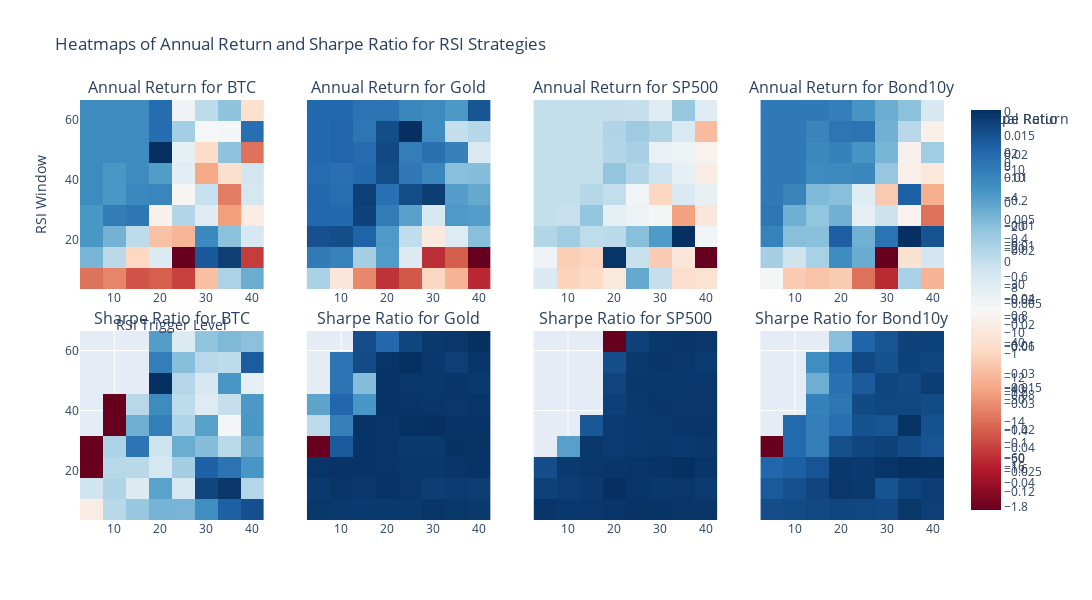

Here is the notebook cell this chart was saved with:
### Markdown cell above
RSI

### Code cell
# Parameters
windows = list(range(7, 70, 7))  # RSI window sizes
rsi_triggers = range(5, 45, 5)  # RSI trigger levels
tp = 2  # Take profit multiplier
sl = tp  # Stop loss multiplier
leverage = 1
initial_capital = 10000.0

# Initialize lists to collect results
results_list = []
returns = []

for asset in df.columns:
    # Loop over RSI window and RSI trigger levels
    for w in windows:
        for rsi in rsi_triggers:
            # Generate signals
            #print("Asset",asset,w,rsi)
            signals = rsi_strategy_with_tp_sl(data=df[asset], rsi_window=w, overbought=100 - rsi, oversold=rsi, close_on_50=True,tp_pct=0.02, sl_pct=0.02)
            
            # Calculate return
            r = signals['price'].pct_change(fill_method=None) * signals['signal']
            
            # Backtest the portfolio
            portfolio = backtest_strategy(signals, leverage, initial_capital)
            
            # Calculate cumulative return and Sharpe ratio
            metric_result = calculate_metrics(r)
            
            # Append results to the list
            results_list.append({
                'Asset': asset,
                'RSI_Window': w,
                'RSI_Trigger': rsi,
                'Annual_Return': metric_result['annual_return'],
                'Sharpe_Ratio': metric_result['sharpe_ratio'],
            })
            
            # Store strategy returns for comparison
            strategy_name = f'{asset}_rsi_w{w}_rsi{rsi}'
            returns.append(r.rename(strategy_name))

# Convert results to a DataFrame for analysis
results = pd.DataFrame(results_list)
strategy_rsi = pd.concat(returns, axis=1)

# Create subplot titles dynamically
subplot_titles = []
for metric in ["Annual Return", "Sharpe Ratio"]:
    for asset in df.columns:
        subplot_titles.append(f"{metric} for {asset}")

# Create subplots: 1 row for returns and 1 row for Sharpe ratios
fig = make_subplots(
    rows=2, cols=len(df.columns),
    subplot_titles=subplot_titles,
    shared_yaxes=True,
    vertical_spacing=0.1
)

# Add heatmaps for each asset
for idx, asset in enumerate(results['Asset'].unique()):
    asset_data = results[results['Asset'] == asset]

    # Annual Return Heatmap
    pivot_return = asset_data.pivot(index='RSI_Window', columns='RSI_Trigger', values='Annual_Return')
    heatmap_return = go.Heatmap(
        z=pivot_return.values,
        x=pivot_return.columns,
        y=pivot_return.index,
        colorscale="RdBu",
        colorbar=dict(title="Annual Return") if idx == 0 else None,
    )
    fig.add_trace(heatmap_return, row=1, col=idx + 1)

    # Sharpe Ratio Heatmap
    pivot_sharpe = asset_data.pivot(index='RSI_Window', columns='RSI_Trigger', values='Sharpe_Ratio')
    heatmap_sharpe = go.Heatmap(
        z=pivot_sharpe.values,
        x=pivot_sharpe.columns,
        y=pivot_sharpe.index,
        colorscale="RdBu",
        colorbar=dict(title="Sharpe Ratio") if idx == 0 else None,
    )
    fig.add_trace(heatmap_sharpe, row=2, col=idx + 1)

# Update layout
fig.update_layout(
    height=600,
    width=1200,
    title_text="Heatmaps of Annual Return and Sharpe Ratio for RSI Strategies",
    xaxis_title="RSI Trigger Level",
    yaxis_title="RSI Window",
    template="plotly"
)

# Show the figure
fig.show()

### Figure 1 — Plotly figure (JSON) as saved in the notebook; plotly's stock layout.template omitted (floating-point values rounded to 4 significant figures)
{"data": [{"colorbar": {"title": {"text": "Annual Return"}}, "colorscale": [[0, "rgb(103,0,31)"], [0.1, "rgb(178,24,43)"], [0.2, "rgb(214,96,77)"], [0.3, "rgb(244,165,130)"], [0.4, "rgb(253,219,199)"], [0.5, "rgb(247,247,247)"], [0.6, "rgb(209,229,240)"], [0.7, "rgb(146,197,222)"], [0.8, "rgb(67,147,195)"], [0.9, "rgb(33,102,172)"], [1, "rgb(5,48,97)"]], "type": "heatmap", "x": [5, 10, 15, 20, 25, 30, 35, 40], "xaxis": "x", "y": [7, 14, 21, 28, 35, 42, 49, 56, 63], "yaxis": "y", "z": [[-0.09224, -0.08816, -0.09908, -0.0964, -0.103, -0.07336, -0.02485, -0.01063], [-0.01335, -0.02859, -0.06603, -0.03829, -0.1278, 0.01685, 0.02447, -0.1043], [-0.00384, -0.01225, -0.02913, -0.07285, -0.07588, 0.0009639, -0.01724, -0.03643], [-0.00384, 0.005089, 0.007275, -0.05353, -0.02626, -0.03974, -0.08213, -0.05615], [0, -0.00384, 0.001322, 0.00204, -0.05065, -0.03176, -0.0902, -0.03553], [0, -0.00384, -0.0001844, -0.005558, -0.04113, -0.07951, -0.06258, -0.03431], [0, 0, 0, 0.02867, -0.04275, -0.06414, -0.0174, -0.09261], [0, 0, 0, 0.0106, -0.02253, -0.04871, -0.04794, 0.009733], [0, 0, 0, 0.01068, -0.04606, -0.02912, -0.01789, -0.06224]]}, {"colorbar": {"title": {"text": "Sharpe Ratio"}}, "colorscale": [[0, "rgb(103,0,31)"], [0.1, "rgb(178,24,43)"], [0.2, "rgb(214,96,77)"], [0.3, "rgb(244,165,130)"], [0.4, "rgb(253,219,199)"], [0.5, "rgb(247,247,247)"], [0.6, "rgb(209,229,240)"], [0.7, "rgb(146,197,222)"], [0.8, "rgb(67,147,195)"], [0.9, "rgb(33,102,172)"], [1, "rgb(5,48,97)"]], "type": "heatmap", "x": [5, 10, 15, 20, 25, 30, 35, 40], "xaxis": "x5", "y": [7, 14, 21, 28, 35, 42, 49, 56, 63], "yaxis": "y5", "z": [[-0.9088, -0.564, -0.457, -0.3702, -0.3734, -0.2264, -0.02643, 0.03418], [-0.6347, -0.539, -0.6934, -0.3047, -0.6635, 0.07364, 0.1217, -0.5453], [-1.816, -0.5545, -0.5636, -0.6557, -0.4902, -0.03103, -0.1038, -0.2569], [-1.816, -0.5261, -0.1092, -0.6281, -0.3438, -0.4082, -0.566, -0.3394], [null, -1.816, -0.3493, -0.153, -0.5351, -0.2953, -0.8153, -0.2627], [null, -1.816, -0.5584, -0.2137, -0.5781, -0.7044, -0.5992, -0.2664], [null, null, null, 0.1485, -0.5464, -0.6745, -0.2574, -0.7464], [null, null, null, -0.1514, -0.4134, -0.5605, -0.578, -0.009963], [null, null, null, -0.2856, -0.6961, -0.4377, -0.3925, -0.4242]]}, {"colorscale": [[0, "rgb(103,0,31)"], [0.1, "rgb(178,24,43)"], [0.2, "rgb(214,96,77)"], [0.3, "rgb(244,165,130)"], [0.4, "rgb(253,219,199)"], [0.5, "rgb(247,247,247)"], [0.6, "rgb(209,229,240)"], [0.7, "rgb(146,197,222)"], [0.8, "rgb(67,147,195)"], [0.9, "rgb(33,102,172)"], [1, "rgb(5,48,97)"]], "type": "heatmap", "x": [5, 10, 15, 20, 25, 30, 35, 40], "xaxis": "x2", "y": [7, 14, 21, 28, 35, 42, 49, 56, 63], "yaxis": "y2", "z": [[-0.01258, -0.02458, -0.03446, -0.04109, -0.03818, -0.0272, -0.03076, -0.04183], [-0.002052, -0.003105, -0.01224, -0.006, -0.0176, -0.04136, -0.03773, -0.0485], [0.002517, 0.002773, 0.0006257, -0.005832, -0.01451, -0.0241, -0.01765, -0.009823], [-7.086e-05, -3.226e-05, 0.003966, -0.002308, -0.006595, -0.017, -0.005862, -0.006197], [0.0001029, -0.0006486, 0.004096, -0.0008623, 0.002908, 0.004473, -0.006284, -0.007483], [-0.0003066, -0.0008672, -2.65e-05, 0.002896, -0.001991, -0.003509, -0.009839, -0.009668], [0, 0.0003325, -0.00025, 0.003294, -0.002492, -0.0009558, -0.00299, -0.0173], [0, 0.0003325, -0.001613, 0.002853, 0.005747, -0.004271, -0.01479, -0.01358], [0, 0, -0.001288, -0.001412, -0.003705, -0.004195, -0.005703, 0.002073]]}, {"colorscale": [[0, "rgb(103,0,31)"], [0.1, "rgb(178,24,43)"], [0.2, "rgb(214,96,77)"], [0.3, "rgb(244,165,130)"], [0.4, "rgb(253,219,199)"], [0.5, "rgb(247,247,247)"], [0.6, "rgb(209,229,240)"], [0.7, "rgb(146,197,222)"], [0.8, "rgb(67,147,195)"], [0.9, "rgb(33,102,172)"], [1, "rgb(5,48,97)"]], "type": "heatmap", "x": [5, 10, 15, 20, 25, 30, 35, 40], "xaxis": "x6", "y": [7, 14, 21, 28, 35, 42, 49, 56, 63], "yaxis": "y6", "z": [[-0.9877, -1.236, -1.362, -1.292, -1.225, -0.9096, -0.9704, -1.192], [-1.364, -0.8802, -1.015, -0.6687, -1.003, -1.662, -1.462, -1.614], [-0.8575, -0.6246, -0.641, -0.8508, -0.9918, -1.071, -0.876, -0.6747], [-57.22, -4.732, -0.6734, -0.8255, -1.302, -1.181, -0.544, -0.601], [-21.23, -9.317, -0.6419, -0.8973, -0.4252, -0.2803, -0.6773, -0.6561], [-13.54, -6.13, -12.03, -0.6992, -0.8007, -0.884, -1.038, -0.7687], [null, -7.773, -16.5, -0.6657, -0.9979, -1.152, -0.9137, -1.179], [null, -7.773, -3.154, -0.7741, -0.3267, -1.11, -1.806, -0.9375], [null, null, -3.377, -6.284, -2.511, -1.234, -1.067, -0.341]]}, {"colorscale": [[0, "rgb(103,0,31)"], [0.1, "rgb(178,24,43)"], [0.2, "rgb(214,96,77)"], [0.3, "rgb(244,165,130)"], [0.4, "rgb(253,219,199)"], [0.5, "rgb(247,247,247)"], [0.6, "rgb(209,229,240)"], [0.7, "rgb(146,197,222)"], [0.8, "rgb(67,147,195)"], [0.9, "rgb(33,102,172)"], [1, "rgb(5,48,97)"]], "type": "heatmap", "x": [5, 10, 15, 20, 25, 30, 35, 40], "xaxis": "x3", "y": [7, 14, 21, 28, 35, 42, 49, 56, 63], "yaxis": "y3", "z": [[-0.002026, -0.01115, -0.01053, -0.008264, 0.006498, -6.827e-05, -0.009895, -0.009361], [-0.00466, -0.01166, -0.01099, 0.01766, -0.0002909, -0.01192, -0.008764, -0.02952], [0.001322, 0.002656, 0.0004, 0.0007112, 0.004375, 0.007836, 0.01808, -0.004963], [0, -0.000269, 0.003625, -0.003624, -0.0045, -0.005351, -0.01536, -0.008419], [0, 0, 0.00105, 0.0001439, -0.004992, -0.01084, -0.002037, -0.003794], [0, 0, 0, 0.003727, 0.001407, -0.0006681, -0.003499, -0.007532], [0, 0, 0, 0.001376, 0.002152, -0.004079, -0.004596, -0.006546], [0, 0, 0, 0.001465, 0.002931, 0.001621, -0.00194, -0.01332], [0, 0, 0, 5.229e-05, -6.835e-05, -0.002691, 0.00342, -0.002812]]}, {"colorscale": [[0, "rgb(103,0,31)"], [0.1, "rgb(178,24,43)"], [0.2, "rgb(214,96,77)"], [0.3, "rgb(244,165,130)"], [0.4, "rgb(253,219,199)"], [0.5, "rgb(247,247,247)"], [0.6, "rgb(209,229,240)"], [0.7, "rgb(146,197,222)"], [0.8, "rgb(67,147,195)"], [0.9, "rgb(33,102,172)"], [1, "rgb(5,48,97)"]], "type": "heatmap", "x": [5, 10, 15, 20, 25, 30, 35, 40], "xaxis": "x7", "y": [7, 14, 21, 28, 35, 42, 49, 56, 63], "yaxis": "y7", "z": [[-0.4657, -0.6549, -0.6201, -0.5032, -0.07287, -0.2082, -0.4159, -0.3985], [-1.817, -1.303, -0.9393, 0.3296, -0.371, -0.6832, -0.5519, -1.039], [-3.376, -0.918, -0.5466, -0.5031, -0.2668, -0.08754, 0.2483, -0.4891], [null, -15.38, -0.7283, -1.065, -0.8351, -0.6386, -0.9518, -0.6606], [null, null, -4.645, -1.126, -0.8705, -0.8492, -0.4641, -0.4391], [null, null, null, -1.771, -0.7801, -0.5007, -0.5952, -0.5918], [null, null, null, -2.217, -0.6816, -0.6752, -0.6651, -0.5954], [null, null, null, -3.333, -0.8502, -0.4402, -0.5997, -1.191], [null, null, null, -69.05, -2.027, -0.7577, -0.3785, -0.5981]]}, {"colorscale": [[0, "rgb(103,0,31)"], [0.1, "rgb(178,24,43)"], [0.2, "rgb(214,96,77)"], [0.3, "rgb(244,165,130)"], [0.4, "rgb(253,219,199)"], [0.5, "rgb(247,247,247)"], [0.6, "rgb(209,229,240)"], [0.7, "rgb(146,197,222)"], [0.8, "rgb(67,147,195)"], [0.9, "rgb(33,102,172)"], [1, "rgb(5,48,97)"]], "type": "heatmap", "x": [5, 10, 15, 20, 25, 30, 35, 40], "xaxis": "x4", "y": [7, 14, 21, 28, 35, 42, 49, 56, 63], "yaxis": "y4", "z": [[-0.01769, -0.02471, -0.02544, -0.02462, -0.03204, -0.0371, -0.009894, -0.02679], [-0.009565, -0.01285, -0.009855, -0.002182, -0.005394, -0.04339, -0.02175, -0.01346], [-0.001064, -0.007429, -0.007479, 0.002831, -0.005837, 0.0006035, 0.007186, 0.003963], [0.0001629, -0.005746, -0.007995, -0.005845, -0.01565, -0.01268, -0.01918, -0.03204], [0, -0.001264, -0.006873, -0.007428, -0.01508, -0.0248, 0.002669, -0.02718], [0, 0, -0.00207, -0.001864, -0.001541, -0.008281, -0.01967, -0.02083], [0, 0, -0.001694, -0.0008505, -0.003028, -0.006413, -0.0193, -0.009189], [0, 0, -0.00124, 0.0003404, 0.0006297, -0.005961, -0.011, -0.01943], [0, 0, 0, -0.0006795, -0.003069, -0.005572, -0.007608, -0.0138]]}, {"colorscale": [[0, "rgb(103,0,31)"], [0.1, "rgb(178,24,43)"], [0.2, "rgb(214,96,77)"], [0.3, "rgb(244,165,130)"], [0.4, "rgb(253,219,199)"], [0.5, "rgb(247,247,247)"], [0.6, "rgb(209,229,240)"], [0.7, "rgb(146,197,222)"], [0.8, "rgb(67,147,195)"], [0.9, "rgb(33,102,172)"], [1, "rgb(5,48,97)"]], "type": "heatmap", "x": [5, 10, 15, 20, 25, 30, 35, 40], "xaxis": "x8", "y": [7, 14, 21, 28, 35, 42, 49, 56, 63], "yaxis": "y8", "z": [[-1.01, -0.9629, -0.8775, -0.7753, -0.8343, -0.8643, -0.29, -0.5687], [-1.472, -1.137, -0.7598, -0.3065, -0.3581, -1.202, -0.6937, -0.5094], [-1.903, -1.651, -1.269, -0.3154, -0.3968, -0.2348, -0.06381, -0.1464], [-17.93, -1.994, -2.795, -1.058, -0.788, -0.6192, -0.9536, -1.269], [null, -1.99, -2.794, -2.205, -1.195, -1.261, -0.1606, -1.192], [null, null, -2.913, -2.497, -0.9111, -0.8244, -0.8092, -0.9566], [null, null, -4.597, -2.268, -1.442, -0.782, -0.8771, -0.486], [null, null, -3.441, -2.017, -0.9028, -1.185, -0.6621, -0.7537], [null, null, null, -5.211, -1.772, -1.253, -0.6443, -0.6613]]}], "layout": {"annotations": [{"font": {"size": 16}, "showarrow": false, "text": "Annual Return for BTC", "x": 0.1062, "xanchor": "center", "xref": "paper", "y": 1, "yanchor": "bottom", "yref": "paper"}, {"font": {"size": 16}, "showarrow": false, "text": "Annual Return for Gold", "x": 0.3688, "xanchor": "center", "xref": "paper", "y": 1, "yanchor": "bottom", "yref": "paper"}, {"font": {"size": 16}, "showarrow": false, "text": "Annual Return for SP500", "x": 0.6313, "xanchor": "center", "xref": "paper", "y": 1, "yanchor": "bottom", "yref": "paper"}, {"font": {"size": 16}, "showarrow": false, "text": "Annual Return for Bond10y", "x": 0.8938, "xanchor": "center", "xref": "paper", "y": 1, "yanchor": "bottom", "yref": "paper"}, {"font": {"size": 16}, "showarrow": false, "text": "Sharpe Ratio for BTC", "x": 0.1062, "xanchor": "center", "xref": "paper", "y": 0.45, "yanchor": "bottom", "yref": "paper"}, {"font": {"size": 16}, "showarrow": false, "text": "Sharpe Ratio for Gold", "x": 0.3688, "xanchor": "center", "xref": "paper", "y": 0.45, "yanchor": "bottom", "yref": "paper"}, {"font": {"size": 16}, "showarrow": false, "text": "Sharpe Ratio for SP500", "x": 0.6313, "xanchor": "center", "xref": "paper", "y": 0.45, "yanchor": "bottom", "yref": "paper"}, {"font": {"size": 16}, "showarrow": false, "text": "Sharpe Ratio for Bond10y", "x": 0.8938, "xanchor": "center", "xref": "paper", "y": 0.45, "yanchor": "bottom", "yref": "paper"}], "height": 600, "title": {"text": "Heatmaps of Annual Return and Sharpe Ratio for RSI Strategies"}, "width": 1200, "xaxis": {"anchor": "y", "domain": [0, 0.2125], "title": {"text": "RSI Trigger Level"}}, "xaxis2": {"anchor": "y2", "domain": [0.2625, 0.475]}, "xaxis3": {"anchor": "y3", "domain": [0.525, 0.7375]}, "xaxis4": {"anchor": "y4", "domain": [0.7875, 1]}, "xaxis5": {"anchor": "y5", "domain": [0, 0.2125]}, "xaxis6": {"anchor": "y6", "domain": [0.2625, 0.475]}, "xaxis7": {"anchor": "y7", "domain": [0.525, 0.7375]}, "xaxis8": {"anchor": "y8", "domain": [0.7875, 1]}, "yaxis": {"anchor": "x", "domain": [0.55, 1], "title": {"text": "RSI Window"}}, "yaxis2": {"anchor": "x2", "domain": [0.55, 1], "matches": "y", "showticklabels": false}, "yaxis3": {"anchor": "x3", "domain": [0.55, 1], "matches": "y", "showticklabels": false}, "yaxis4": {"anchor": "x4", "domain": [0.55, 1], "matches": "y", "showticklabels": false}, "yaxis5": {"anchor": "x5", "domain": [0, 0.45]}, "yaxis6": {"anchor": "x6", "domain": [0, 0.45], "matches": "y5", "showticklabels": false}, "yaxis7": {"anchor": "x7", "domain": [0, 0.45], "matches": "y5", "showticklabels": false}, "yaxis8": {"anchor": "x8", "domain": [0, 0.45], "matches": "y5", "showticklabels": false}}}
